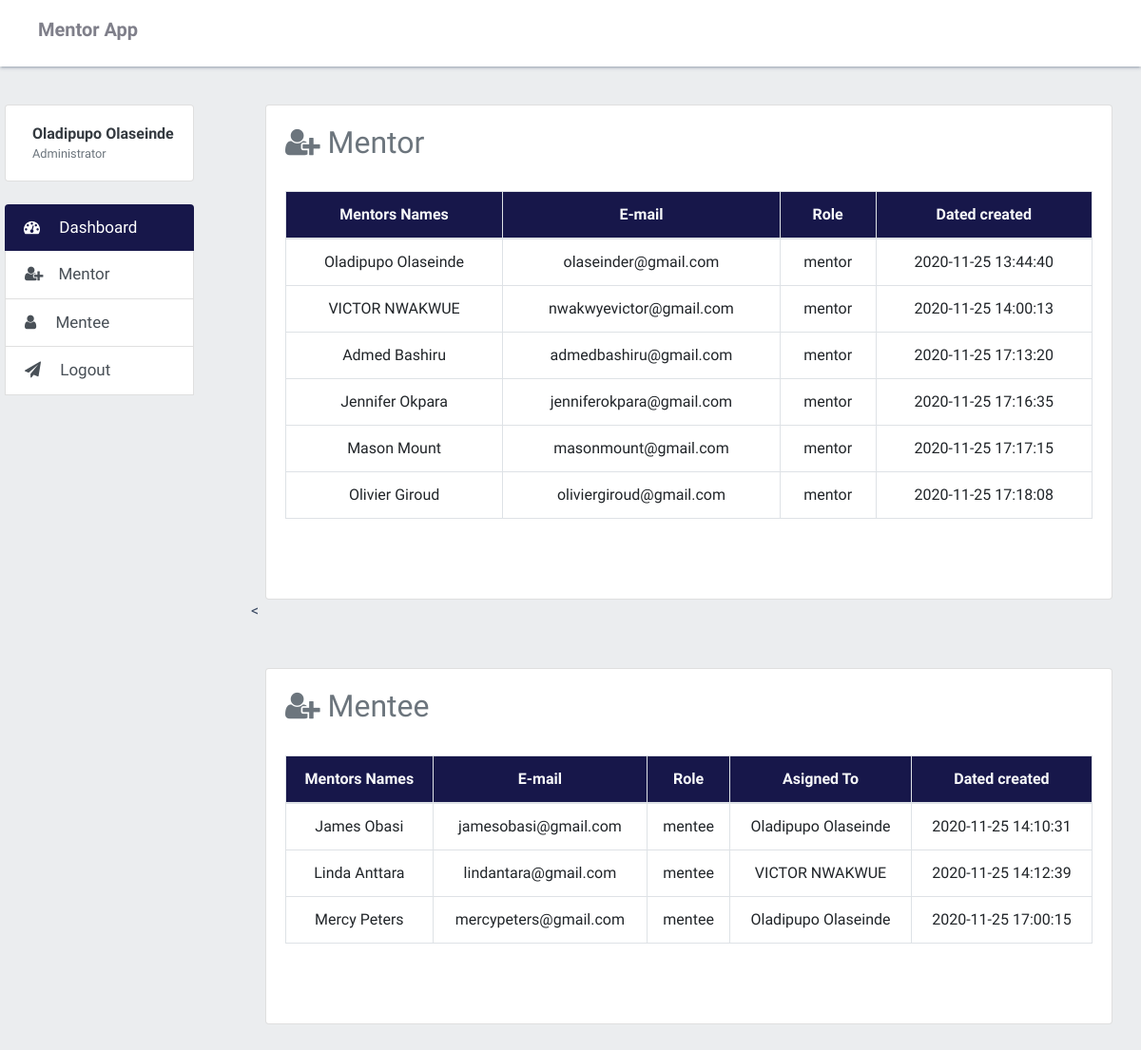
The page / (signed in) on the database its author committed.
### tables this page shows
CREATE TABLE `users` (
  `id` int(11) NOT NULL,
  `email` varchar(255) NOT NULL,
  `phone` varchar(255) NOT NULL,
  `firstname` varchar(255) NOT NULL,
  `lastname` varchar(255) NOT NULL,
  `password` varchar(500) NOT NULL,
  `role` varchar(255) NOT NULL,
  `assigned_to` int(11) NOT NULL,
  `token` varchar(255) NOT NULL,
  `created_at` datetime NOT NULL DEFAULT current_timestamp()
);

### controls.php (the view, shortened to what this page needs)
<?php
require 'database/dbcon.php';
function getUserDetails() {
     global $con;
    $userEmail = $_SESSION['email'];
    $query="SELECT * FROM users WHERE email='$userEmail'";
    $result = mysqli_query($con,$query);
    $user = mysqli_fetch_array($result);
    return $user;
}
function displayAllmentors()
{
	global $con;
  	$query="SELECT * FROM users WHERE role='mentor'";
  	$result=mysqli_query($con,$query);
  	while($row=mysqli_fetch_array($result)) {
  	 echo '<tr>
			<td>'. $row['firstname']. ' '.$row['lastname'].'</td>
			<td>'. $row['email'] .'</td>
			<td>'. $row['role'] .'</td>
			<td>'. $row['created_at'] .'</td>
		</tr>';
  }
}
function displayAllMentee()
{
	global $con;
  	$query="SELECT * FROM users WHERE role='mentee'";
  	$result=mysqli_query($con,$query);
  	while($row=mysqli_fetch_array($result)) {
  	 	$mentorId = $row['assigned_to'];
		$selectMentor ="SELECT * FROM users WHERE id='$mentorId' ";
        $mentorQuery = mysqli_query($con,$selectMentor);
        $mentorResult = mysqli_fetch_assoc($mentorQuery);
        $mentorName = $mentorResult['firstname'] . ' '. $mentorResult['lastname'];
  	 echo '<tr>
			<td>'. $row['firstname']. ' '.$row['lastname'].'</td>
			<td>'. $row['email'] .'</td>
			<td>'. $row['role'] .'</td>
			<td>'. $mentorName .'</td>
			<td>'. $row['created_at'] .'</td>
		</tr>';
  }
}
?>

### index.php (shortened to what this page needs)
<!DOCTYPE html>
<html lang="en">
    <?php $GLOBALS['title'] = "Dashboard | Mentor App"; include 'components/head.php'; ?>
  	<body>
    	<?php $page = 'dashboard'; include 'components/navbar.php'; ?>
    		<div class="container-fluid" style="padding-top:80px;">
      			<div class="row">
					<aside>
						<?php include 'components/tab-nav.php'; ?>
					</aside>
					<div class="content-page" style="padding-top:30px;">
						<div class="tab-content" id="nav-tabContent">
							<div class="container-fluid">
								<div class="card">
									<div class="card-body">
										<h2 class="text-secondary" id="heading"><i class="fa fa-user-plus"></i> Mentor</h2><br>
										<div class="table-responsive mb-5">
											<table class="table table-bordered">
												<thead class="text-center">
													<tr class="text-light" style="background: #17174a;">
														<th>Mentors Names</th>
														<th>E-mail</th>
														<th>Role</th>
														<th>Dated created</th>
													</tr>
												</thead>
												<tbody id="addDoc" class="text-center">
													<?php displayAllmentors(); ?>
												</tbody>
											</table>
										</div>
									</div>
								</div>
							</div>
							<
							<div class="container-fluid mt-5">
								<div class="card">
									<div class="card-body">
										<h2 class="text-secondary" id="heading"><i class="fa fa-user-plus"></i> Mentee</h2><br>
										<div class="table-responsive mb-5">
											<table class="table table-bordered">
												<thead class="text-center">
													<tr class="text-light" style="background: #17174a;">
														<th>Mentors Names</th>
														<th>E-mail</th>
														<th>Role</th>
														<th>Asigned To</th>
														<th>Dated created</th>
													</tr>
												</thead>
												<tbody id="addDoc" class="text-center">
													<?php displayAllMentee(); ?>
												</tbody>
											</table>
										</div>
									</div>
								</div>
							</div>
							<br>
						</div>
					</div>
      			</div>
    		</div>
  	</body>
</html>

### components/head.php (shortened to what this page needs)
<head>
	<link rel="stylesheet" href="https://cdnjs.cloudflare.com/ajax/libs/font-awesome/4.7.0/css/font-awesome.min.css">
	<link rel="stylesheet" href="https://stackpath.bootstrapcdn.com/bootstrap/4.3.1/css/bootstrap.min.css">
	<link rel="stylesheet" href="css/main.css">
</head>

### components/navbar.php (shortened to what this page needs)
<div id="navigation" class="fixed-top">
    <h4>
        <a class="navbar-brand mt-1" href="index.php" style='color: rgba(0,0,21,.5);'> Mentor App</a>
    </h4>
</div>

### components/tab-nav.php (shortened to what this page needs)
<div class="list-group" id="list-tab" role="tablist">
	<li class="list-group-item list-group-item-action">
		<div class="media user-profile dropdown">
			<div class="media-body text-left">
				<h6 class="pro-user-name ml-2 mt-2">
					<?php echo "<span id='user' class='text-dark font-weight-bold ' style='text-transform: capitalize;'> ". getUserDetails()['firstname'].' ' . getUserDetails()['lastname']. "</span>" ?>
					<span class="pro-user-desc text-muted d-block mt-1 small">Administrator </span>
				</h6>
			</div>
		</div>
	</li>
</div><br>
<div class="list-group" id="list-tab" role="tablist">
    <a class="list-group-item list-group-item-action <?php
		if($page=='dashboard'){
			echo 'active';
		}?>" href="index" role="tab">
			<i class="fa fa-tachometer mr-3"></i> Dashboard
    </a>
    <a class="list-group-item list-group-item-action <?php
		if($page=='mentor'){
			echo 'active';
		}?>" href="mentor" role="tab">
			<i class="fa fa-user-plus mr-3"></i>Mentor
    </a>
    <a class="list-group-item list-group-item-action <?php
		if($page=='mentee'){
			echo 'active';
		}?>" href="mentee" role="tab">
			<i class="fa fa-user mr-3"></i> Mentee
    </a>
    <a class="list-group-item list-group-item-action <?php
		if($page=='updatepayment'){
			echo 'active';
		}?>" id="list-payment-list" href="logout" role="tab">
			<i class="fa fa-paper-plane mr-3"></i> Logout
    </a>
</div>

### css/main.css (style rules this page uses)
body { padding: 0; margin: 0; box-sizing: border-box; -webkit-font-family: 'Kotta One', sans-serif; font-family: 'Kotta One', sans-serif; overflow-x: hidden; color: #3c4b64; background-color: #ebedef; }
aside { position: fixed; top: 110px; left: 5px; height: 100%; background: transparent; z-index: 20; transition: 300ms; }
.media.user-profile { position: relative; }
.content-page { margin-left: 22%; width: 98%; padding-right: 15px; padding-bottom: 30px; }
#navigation { width: 100%; height: 70px; display: flex; justify-content: space-between; padding: 10px 40px; color: rgba(0, 0, 21, .5); background: #fff; border: 0; box-shadow: 0 2px 2px 0 rgba(60, 75, 100, .14), 0 3px 1px -2px rgba(60, 75, 100, .12), 0 1px 5px 0 rgba(60, 75, 100, .2); -webkit-clip-path: inset(0 0 -1000px 0); clip-path: inset(0 0 -1000px 0); }
#navigation a { color: #ffff; }
#navigation a.navbar-brand { font-weight: bold; }
th { text-align: center; }
.list-group-item.active { background: #17174a; border-color: none; border: none !important; }
table { background: #fff; }
.list-group-item { font-size: 17px !important; }

### rows shown on the page
users: firstname "Oladipupo", lastname "Olaseinde", email "olaseinder@gmail.com", role "mentor", created_at "2020-11-25 13:44:40"
users: firstname "VICTOR", lastname "NWAKWUE", email "nwakwyevictor@gmail.com", role "mentor", created_at "2020-11-25 14:00:13"
users: firstname "Admed", lastname "Bashiru", email "admedbashiru@gmail.com", role "mentor", created_at "2020-11-25 17:13:20"
users: firstname "Jennifer", lastname "Okpara", email "jenniferokpara@gmail.com", role "mentor", created_at "2020-11-25 17:16:35"
users: firstname "Mason", lastname "Mount", email "masonmount@gmail.com", role "mentor", created_at "2020-11-25 17:17:15"
users: firstname "Olivier", lastname "Giroud", email "oliviergiroud@gmail.com", role "mentor", created_at "2020-11-25 17:18:08"
users: firstname "James", lastname "Obasi", email "jamesobasi@gmail.com", role "mentee", users.firstname+lastname "Oladipupo Olaseinde", created_at "2020-11-25 14:10:31"
users: firstname "Linda", lastname "Anttara", email "lindantara@gmail.com", role "mentee", users.firstname+lastname "VICTOR NWAKWUE", created_at "2020-11-25 14:12:39"
users: firstname "Mercy", lastname "Peters", email "mercypeters@gmail.com", role "mentee", users.firstname+lastname "Oladipupo Olaseinde", created_at "2020-11-25 17:00:15"
